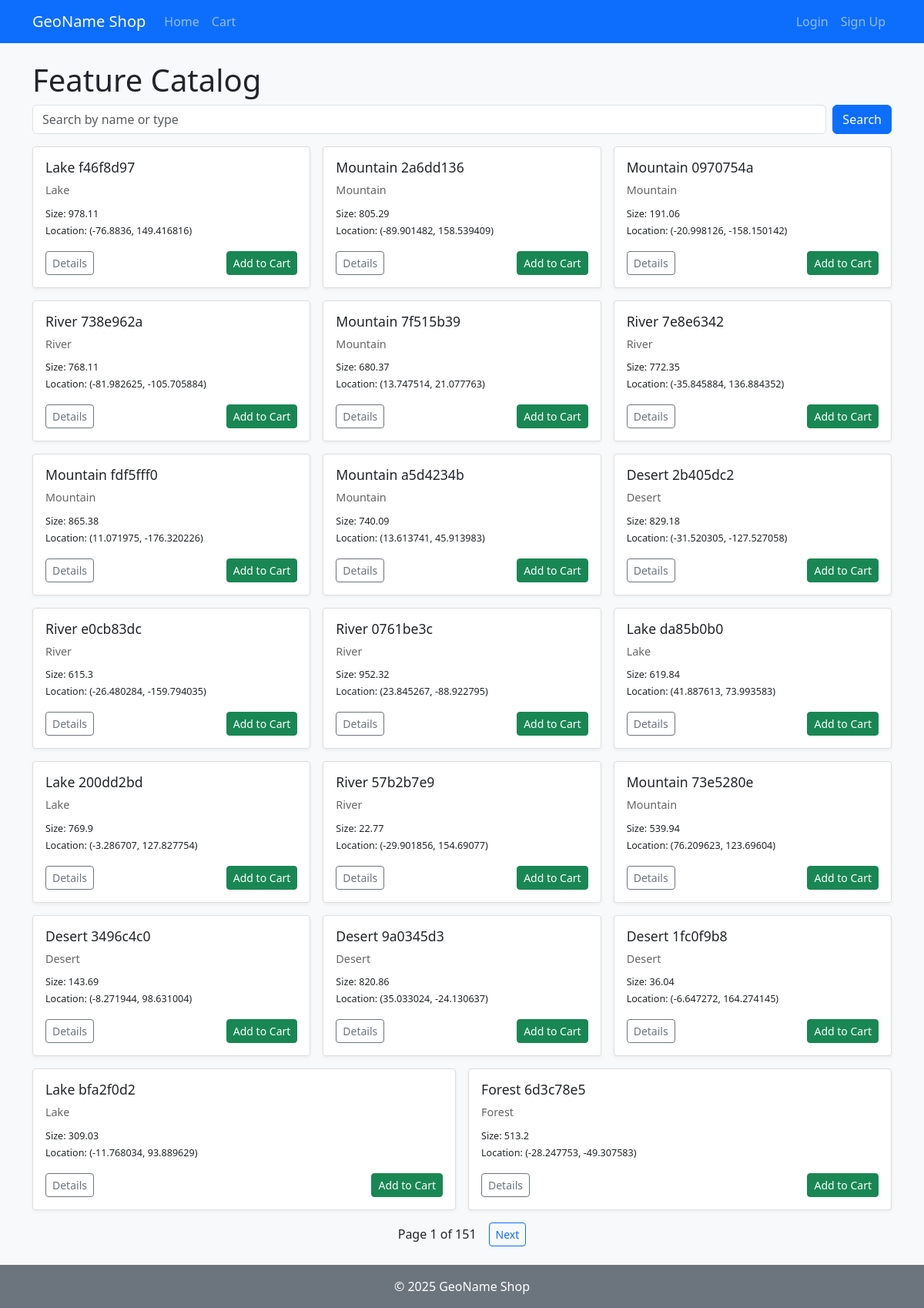
The page / on the database its author committed.
### features/models.py (models this page shows, shortened)
class Feature(models.Model):
    name = models.CharField(max_length=200)
    feature_type = models.CharField(max_length=100)
    latitude = models.FloatField()
    longitude = models.FloatField()
    size = models.FloatField()
    description = models.TextField(blank=True)

### features/views.py (the view)
# urls.py: path('', FeatureListView.as_view(), name='list'),
class FeatureListView(ListView):
    model = Feature
    paginate_by = 20
    template_name = 'features/feature_list.html'
    def get_queryset(self):
        queryset = super().get_queryset().order_by('id')
        q = self.request.GET.get('q')
        if q:
            queryset = queryset.filter(
                Q(name__icontains=q) |
                Q(feature_type__icontains=q)
            )
        return queryset

### features/templates/features/feature_list.html (shortened to what this page needs)
{% extends "base.html" %}
{% block content %}
  <h1>Feature Catalog</h1>
  <form method="get" style="display:flex; gap:0.5rem; margin-bottom:1rem;">
    <input
      type="text"
      name="q"
      class="form-control"
      placeholder="Search by name or type"
      value="{{ request.GET.q|default:'' }}">
    <button type="submit" class="btn btn-primary">Search</button>
  </form>
  <div class="feature-grid">
    {% for feature in object_list %}
      <div class="feature-card">
        <h5>{{ feature.name }}</h5>
        <div class="meta">{{ feature.feature_type }}</div>
        <div class="desc">
          <small>Size: {{ feature.size }}</small><br>
          <small>Location: ({{ feature.latitude }}, {{ feature.longitude }})</small>
        </div>
        <div class="actions">
          <a href="{% url 'features:detail' feature.pk %}" class="btn btn-outline-secondary btn-sm">Details</a>
          <a href="{% url 'orders:add_to_cart' feature.pk %}" class="btn btn-success btn-sm">Add to Cart</a>
        </div>
      </div>
    {% empty %}
      <p>No features found.</p>
    {% endfor %}
  </div>
  {% if is_paginated %}
    <nav style="display:flex; align-items:center; justify-content:center; gap:1rem; margin-top:1rem;">
      <span>Page {{ page_obj.number }} of {{ page_obj.paginator.num_pages }}</span>
      {% if page_obj.has_next %}
        <a
          class="btn btn-outline-primary btn-sm"
          href="?page={{ page_obj.next_page_number }}{% if request.GET.q %}&q={{ request.GET.q }}{% endif %}">
          Next
        </a>
      {% endif %}
    </nav>
  {% endif %}
{% endblock %}

### templates/base.html (shortened to what this page needs)
<!DOCTYPE html>
<html lang="en">
<head>
  <link
    href="https://cdn.jsdelivr.net/npm/bootstrap@5.3.0/dist/css/bootstrap.min.css"
    rel="stylesheet"
>
</head>
<body class="d-flex flex-column min-vh-100 bg-light">
  <header>
    <nav class="navbar navbar-expand-lg navbar-dark bg-primary">
      <div class="container">
        <a class="navbar-brand" href="{% url 'features:list' %}">GeoName Shop</a>
        <div class="collapse navbar-collapse" id="mainNav">
          <ul class="navbar-nav me-auto mb-2 mb-lg-0">
            <li class="nav-item"><a class="nav-link" href="{% url 'features:list' %}">Home</a></li>
            <li class="nav-item"><a class="nav-link" href="{% url 'orders:cart' %}">Cart</a></li>
          </ul>
          <ul class="navbar-nav mb-2 mb-lg-0">
            {% if user.is_authenticated %}
              <li class="nav-item"><span class="nav-link">Welcome, {{ user.username }}</span></li>
              {% if user.is_staff %}
                <li class="nav-item"><a class="nav-link" href="{% url 'orders:dashboard' %}">Dashboard</a></li>
              {% endif %}
              <li class="nav-item"><a class="nav-link" href="{% url 'orders:history' %}">History</a></li>
              <li class="nav-item"><a class="nav-link" href="{% url 'logout' %}?next={% url 'features:list' %}">Logout</a></li>
            {% else %}
              <li class="nav-item"><a class="nav-link" href="{% url 'login' %}?next={% url 'features:list' %}">Login</a></li>
              <li class="nav-item"><a class="nav-link" href="{% url 'users:signup' %}">Sign Up</a></li>
            {% endif %}
          </ul>
        </div>
      </div>
    </nav>
  </header>
  <main class="container flex-fill py-4">
    {% block content %}{% endblock %}
  </main>
  <footer class="bg-secondary text-white text-center py-3 mt-auto">
    &copy; 2025 GeoName Shop
  </footer>
</body>
</html>

### templates/base.html (style rules this page uses)
.feature-grid { display: flex; flex-wrap: wrap; gap: 1rem; margin-bottom: 1rem; }
.feature-card { flex: 1 1 calc(33.333% - 1rem); display: flex; flex-direction: column; border: 1px solid #ddd; border-radius: 4px; padding: 1rem; background: #fff; box-shadow: 0 2px 4px rgba(0,0,0,0.05); }
.feature-card h5 { margin: 0 0 .5rem; font-size: 1.1rem; }
.feature-card .meta { font-size: .9rem; color: #666; margin-bottom: .5rem; }
.feature-card .desc { flex: 1 1 auto; margin-bottom: 1rem; font-size: .9rem; }
.feature-card .actions { display: flex; justify-content: space-between; }

### rows shown on the page
Feature: name "Lake f46f8d97", feature_type "Lake", size "978.11", latitude "-76.8836", longitude "149.416816"
Feature: name "Mountain 2a6dd136", feature_type "Mountain", size "805.29", latitude "-89.901482", longitude "158.539409"
Feature: name "Mountain 0970754a", feature_type "Mountain", size "191.06", latitude "-20.998126", longitude "-158.150142"
Feature: name "River 738e962a", feature_type "River", size "768.11", latitude "-81.982625", longitude "-105.705884"
Feature: name "Mountain 7f515b39", feature_type "Mountain", size "680.37", latitude "13.747514", longitude "21.077763"
Feature: name "River 7e8e6342", feature_type "River", size "772.35", latitude "-35.845884", longitude "136.884352"
Feature: name "Mountain fdf5fff0", feature_type "Mountain", size "865.38", latitude "11.071975", longitude "-176.320226"
Feature: name "Mountain a5d4234b", feature_type "Mountain", size "740.09", latitude "13.613741", longitude "45.913983"
Feature: name "Desert 2b405dc2", feature_type "Desert", size "829.18", latitude "-31.520305", longitude "-127.527058"
Feature: name "River e0cb83dc", feature_type "River", size "615.3", latitude "-26.480284", longitude "-159.794035"
Feature: name "River 0761be3c", feature_type "River", size "952.32", latitude "23.845267", longitude "-88.922795"
Feature: name "Lake da85b0b0", feature_type "Lake", size "619.84", latitude "41.887613", longitude "73.993583"
Feature: name "Lake 200dd2bd", feature_type "Lake", size "769.9", latitude "-3.286707", longitude "127.827754"
Feature: name "River 57b2b7e9", feature_type "River", size "22.77", latitude "-29.901856", longitude "154.69077"
Feature: name "Mountain 73e5280e", feature_type "Mountain", size "539.94", latitude "76.209623", longitude "123.69604"
Feature: name "Desert 3496c4c0", feature_type "Desert", size "143.69", latitude "-8.271944", longitude "98.631004"
Feature: name "Desert 9a0345d3", feature_type "Desert", size "820.86", latitude "35.033024", longitude "-24.130637"
Feature: name "Desert 1fc0f9b8", feature_type "Desert", size "36.04", latitude "-6.647272", longitude "164.274145"
Feature: name "Lake bfa2f0d2", feature_type "Lake", size "309.03", latitude "-11.768034", longitude "93.889629"
Feature: name "Forest 6d3c78e5", feature_type "Forest", size "513.2", latitude "-28.247753", longitude "-49.307583"

### other values the page prints
{{ page_obj.number }} "1"
{{ page_obj.paginator.num_pages }} "151"
